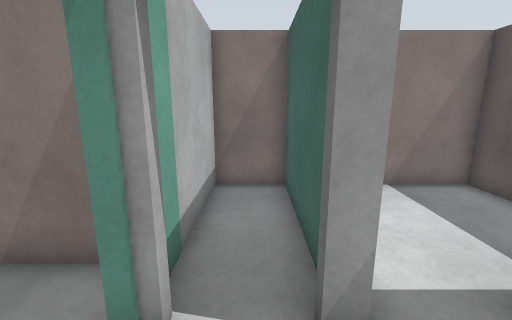
View 1 (above)

20 first-person views from a walk through a robot-simulator world made for Gazebo. The camera is 1.3 m above the floor, tilts 12° down and sees 90° across. The floor is counted in squares, 0.5 m on a side. Each view is taken from the middle of a square. On the plan, view 1 faces up. The plan holds only what a view shows up to about 18 squares ahead; the rest is blank. The robots in the file are not drawn. Simple patterns stand in for the simulator's built-in surfaces.

View 2
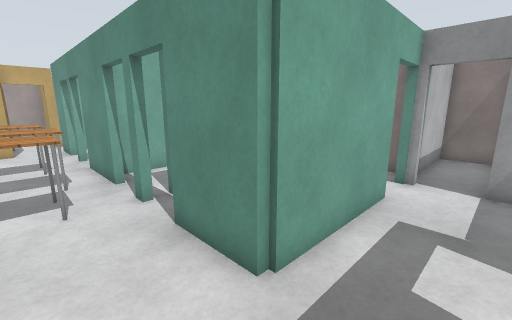

View 3
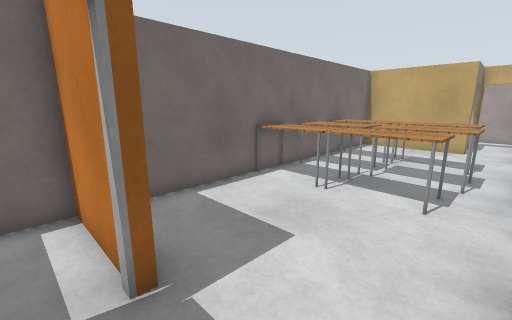

View 4
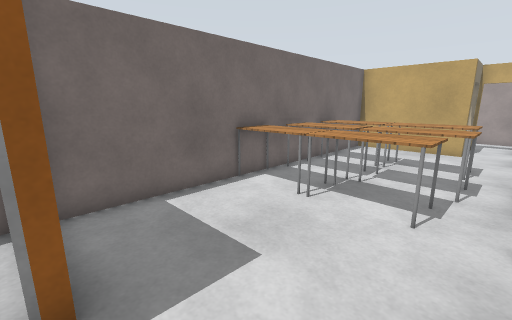

View 5
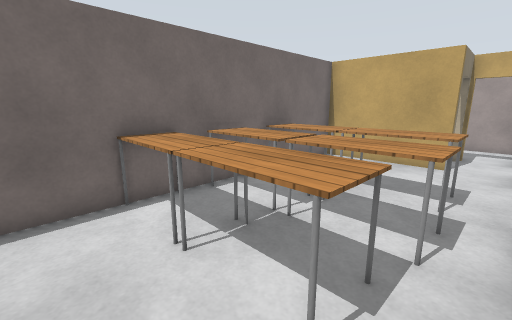

View 6
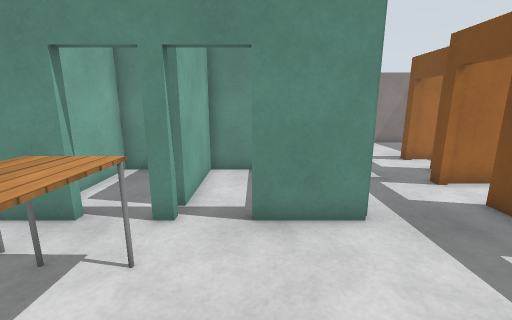

View 7
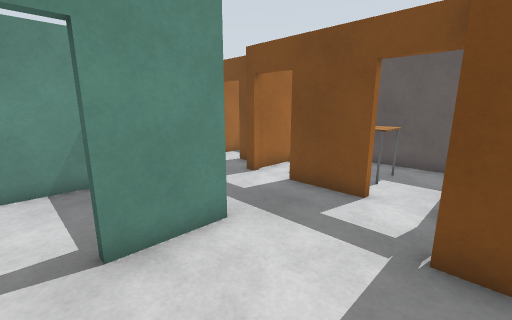

View 8
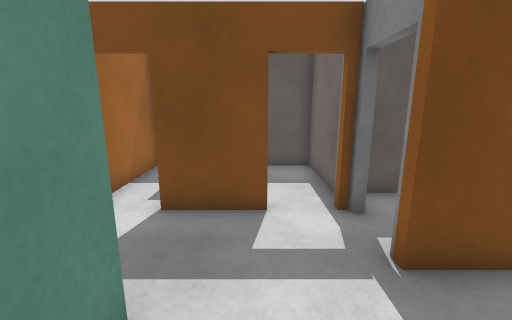

View 9
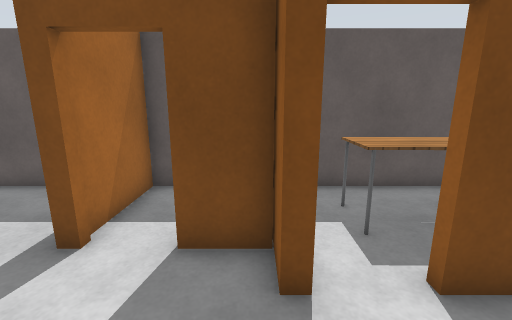

View 10
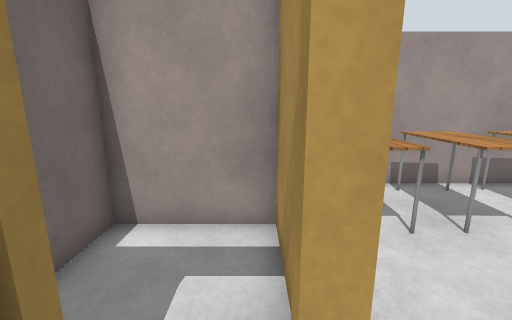

View 11
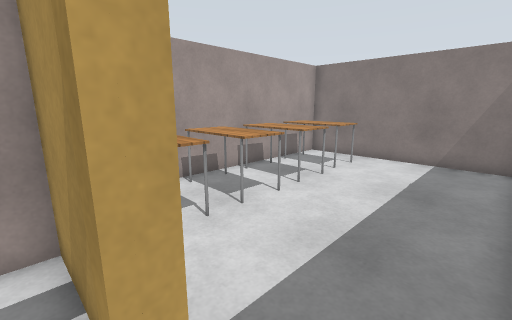

View 12
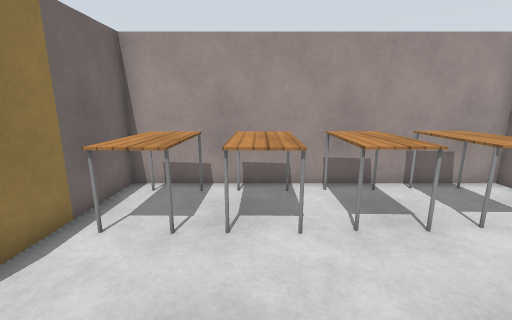

View 13
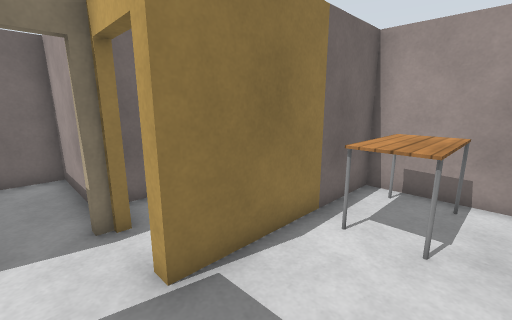

View 14
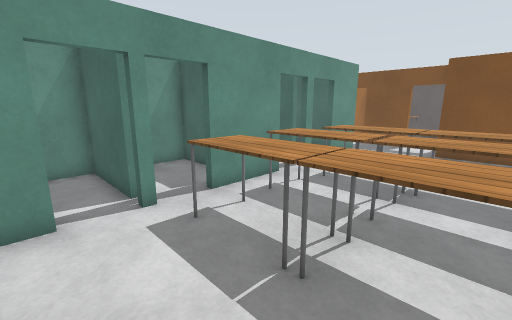

View 15
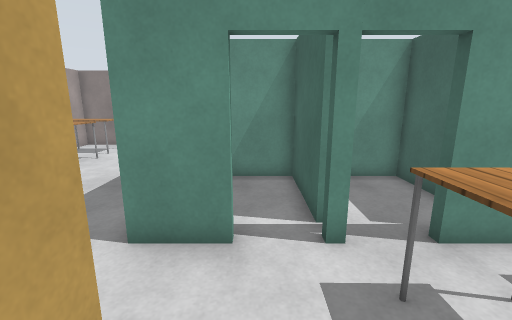

View 16
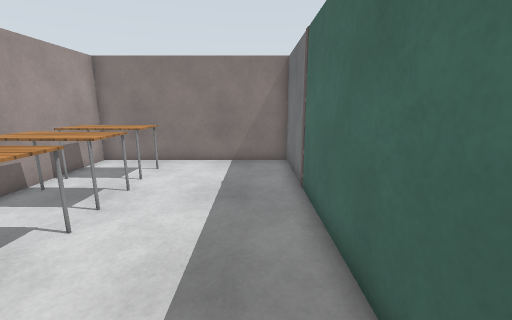

View 17
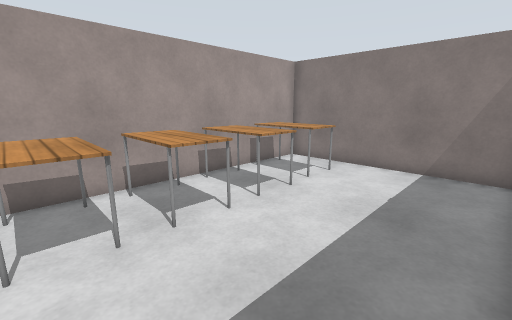

View 18
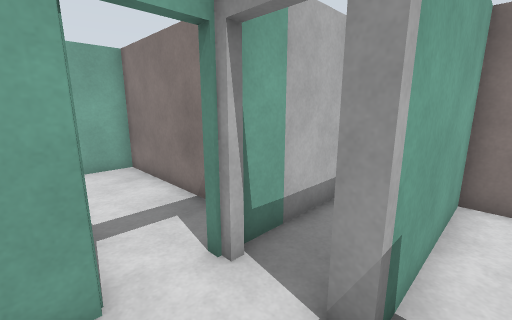

View 19
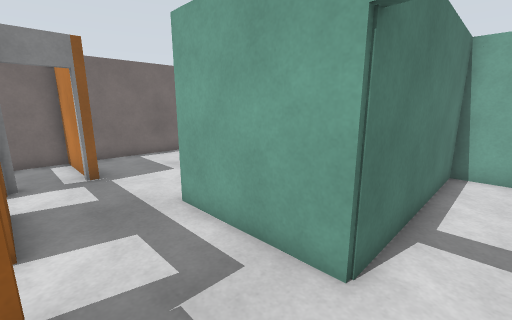

View 20
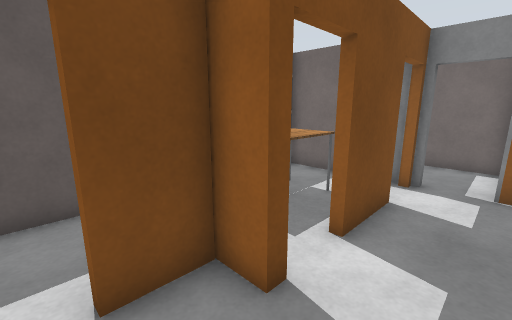

### Floor plan
Ten units are one square. View 1 is at (0, 0); x grows to the right and y downward. Boxes are objects, and circles mark ways between rooms. Rooms are numbered by the first view taken in them; rooms with no view inside come last. Other rooms are left out.
<svg viewBox="-270 -87 346 217">
<path fill="none" stroke="#000" d="M-59 45 -64 45M-82 45 -115 45M-59 36 -62 36M-133 45 -136 45M-3 113 -3 84 0 84M-154 45 -166 45M21 63 21 36M-13 -6 -13 45 -41 45M-166 65 -166 121 -6 121M21 16 21 13M33 14 33 -5M13 -25 7 -25M33 -21 33 -28M-166 45 -175 45M-194 42 -194 47M-174 65 -166 65M-175 27 -175 -82 -264 -82 -264 42 -194 42M71 16 21 16M24 84 71 84 71 30M71 -59 71 -82 42 -82M24 -82 13 -82 13 -25M-20 -39 -94 -39 -94 -6 -13 -6M-84 -3 -94 -3 -94 39M-62 36 -62 28M-31 -3 -59 -3 -59 36M-16 29 -16 5M-97 19 -97 -3 -115 -3M-208 45 -233 45 -233 82 -201 82M-172 33 -172 40M-136 36 -136 -3 -159 -3M-194 89 -194 121 -178 121M10 -36 10 -82 -13 -82 -13 -30M71 1 71 -25 36 -25M21 13 39 13M33 104 33 92M0 84 0 121 26 121"/>
<rect x="-135" y="85" width="20" height="30" fill="#bbb"><title>table</title></rect>
<rect x="-135" y="55" width="20" height="30" fill="#bbb"><title>table</title></rect>
<rect x="-105" y="85" width="20" height="30" fill="#bbb"><title>table</title></rect>
<rect x="-105" y="55" width="20" height="30" fill="#bbb"><title>table</title></rect>
<rect x="-75" y="85" width="20" height="40" fill="#bbb"><title>table</title></rect>
<rect x="-75" y="55" width="20" height="30" fill="#bbb"><title>table</title></rect>
<rect x="-265" y="15" width="40" height="20" fill="#bbb"><title>table</title></rect>
<rect x="-265" y="-15" width="40" height="20" fill="#bbb"><title>table</title></rect>
<rect x="-265" y="-35" width="40" height="20" fill="#bbb"><title>table</title></rect>
<rect x="-265" y="-65" width="40" height="20" fill="#bbb"><title>table</title></rect>
<rect x="35" y="25" width="20" height="40" fill="#bbb"><title>table</title></rect>
<circle cx="-170" cy="55" r="3" fill="#2a7"/>
<circle cx="20" cy="25" r="3" fill="#2a7"/>
<circle cx="20" cy="-30" r="3" fill="#2a7"/>
<circle cx="-12" cy="-20" r="3" fill="#2a7"/>
<circle cx="-60" cy="40" r="3" fill="#2a7"/>
<circle cx="-135" cy="40" r="3" fill="#2a7"/>
<circle cx="35" cy="-15" r="3" fill="#2a7"/>
<circle cx="11" cy="83" r="3" fill="#2a7"/>
<circle cx="-180" cy="40" r="3" fill="#2a7"/>
<circle cx="-192" cy="60" r="3" fill="#2a7"/>
<text x="-70" y="70">1</text>
<text x="-180" y="50">2</text>
<text x="-220" y="-20">3</text>
<text x="50" y="50">4</text>
<text x="40" y="-50">5</text>
<text x="-60" y="-30">6</text>
<text x="-80" y="10">7</text>
<text x="-40" y="10">8</text>
<text x="-120" y="10">9</text>
<text x="-220" y="60">10</text>
<text x="-160" y="10">11</text>
<text x="-190" y="90">12</text>
<text x="0" y="-60">13</text>
<text x="50" y="-10">14</text>
<text x="20" y="100">15</text>
</svg>
Room 1 opens to room 2. Room 1 opens to room 4. Room 1 opens to room 5. Room 1 opens to room 6. Room 1 opens to room 7. Room 1 opens to room 9. Room 1 opens to room 14. Room 1 opens to room 15. Room 2 opens to room 3. Room 2 opens to room 12.

Where each view was taken, in squares from view 1:
view 1: 0 up, 0 right, facing up
view 2: 7 down, 1 right, facing up-left
view 3: 5 down, 1 right, facing down-left
view 4: 5 down, 0 right, facing down-left
view 5: 5 down, 4 left, facing down-left
view 6: 10 down, 4 left, facing up
view 7: 9 down, 5 left, facing up-right
view 8: 6 down, 4 left, facing right
view 9: 1 down, 1 left, facing right
view 10: 5 down, 18 left, facing left
view 11: 5 down, 18 left, facing up-left
view 12: 0 up, 18 left, facing left
view 13: 1 down, 18 left, facing down-left
view 14: 11 down, 16 left, facing up-right
view 15: 9 down, 15 left, facing up
view 16: 4 down, 19 left, facing up
view 17: 3 down, 18 left, facing up-left
view 18: 0 up, 2 right, facing up-left
view 19: 2 up, 2 right, facing down-left
view 20: 1 up, 0 right, facing down-right
